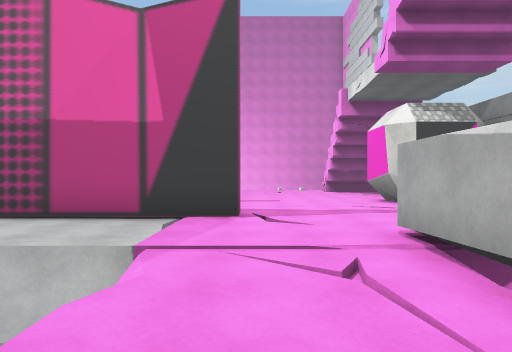
view 1 (above)

20 first-person views from a walk through a 3-D level made in the Unity game engine. The camera is 1.5 m above the floor, looks level and sees 70° across. The floor is counted in squares, 2 m on a side. Each view is taken from the middle of a square. On the plan, view 1 faces up. The plan holds only what a view shows up to about 11 squares ahead; the rest is blank. The place goes on beyond the plan. The player character is not drawn. Some surface patterns are stand-ins.

view 2
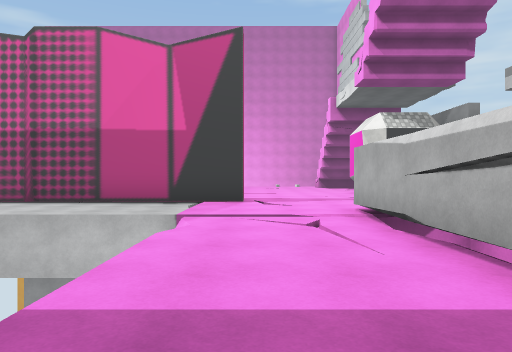

view 3
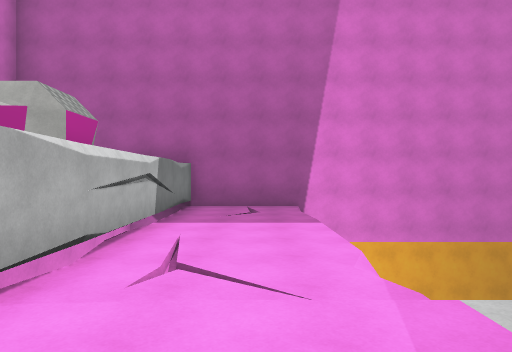

view 4
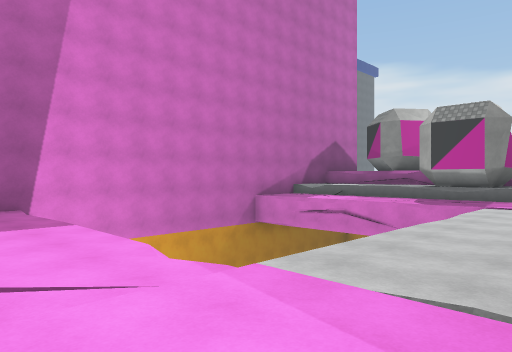

view 5
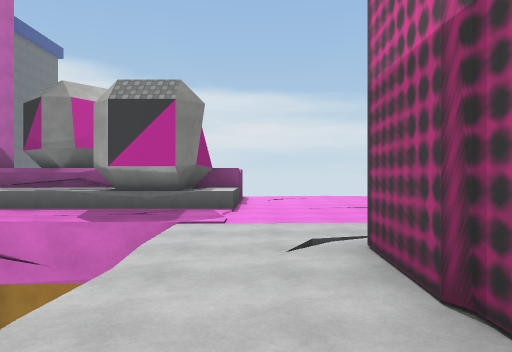

view 6
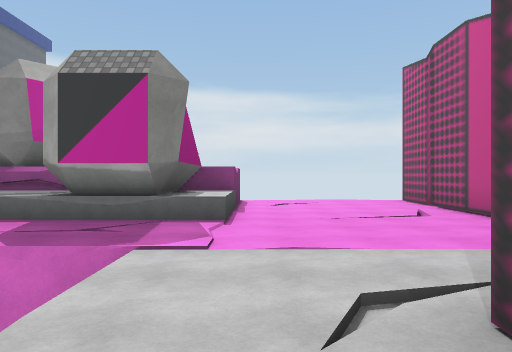

view 7
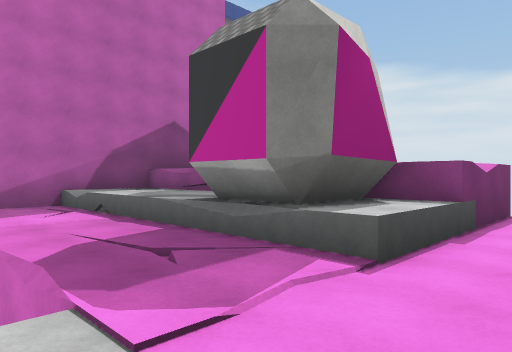

view 8
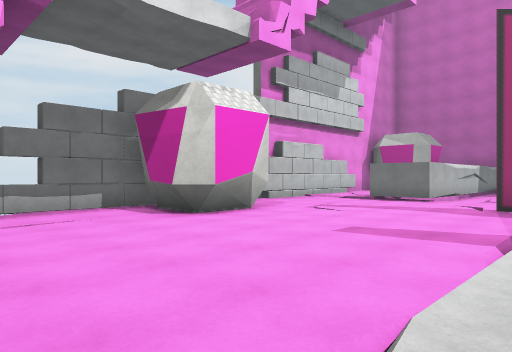

view 9
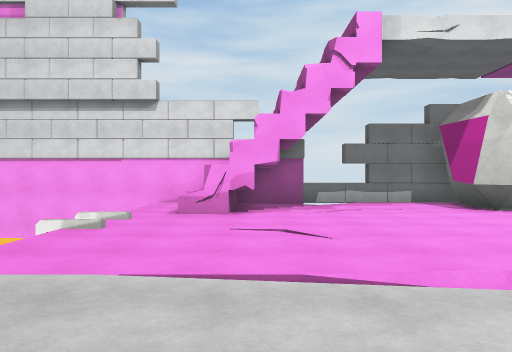

view 10
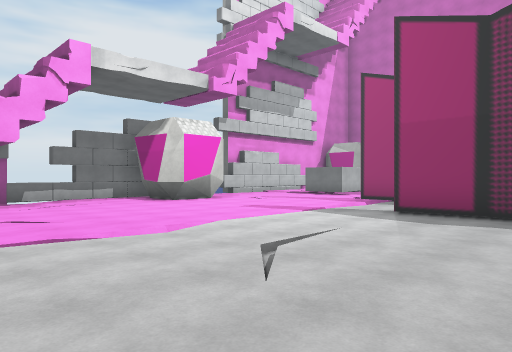

view 11
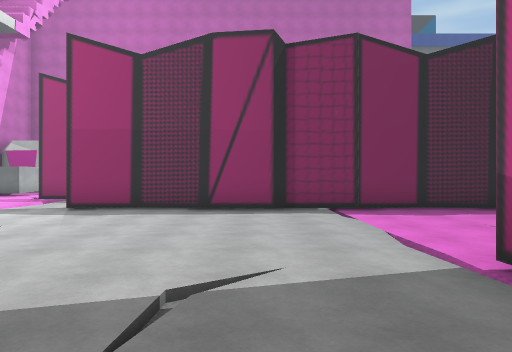

view 12
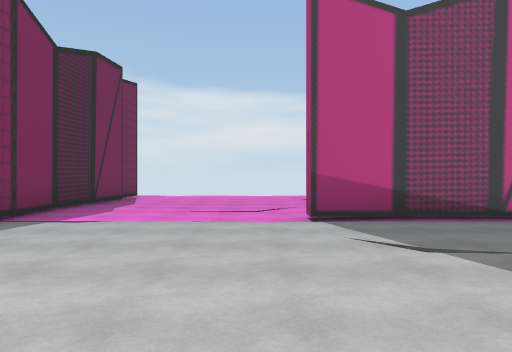

view 13
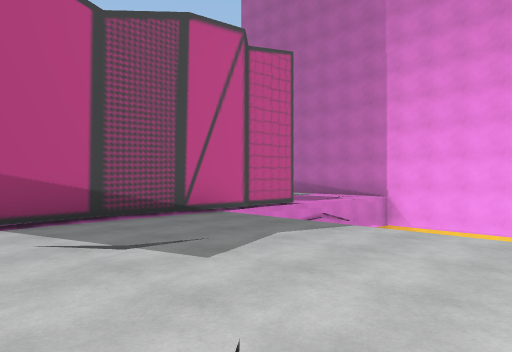

view 14
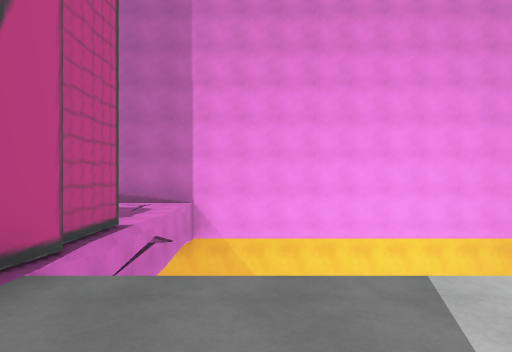

view 15
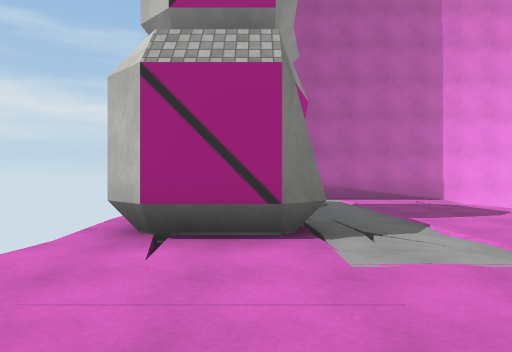

view 16
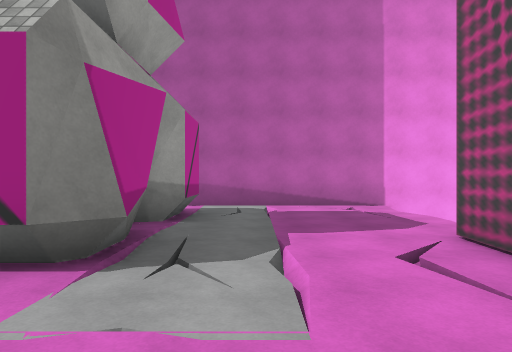

view 17
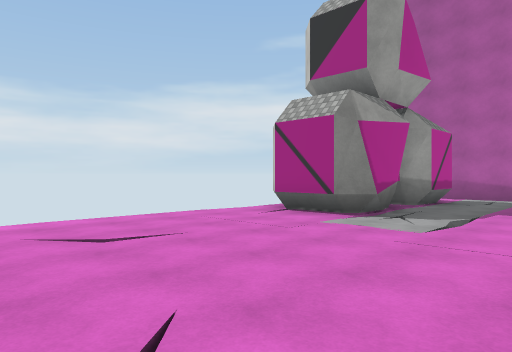

view 18
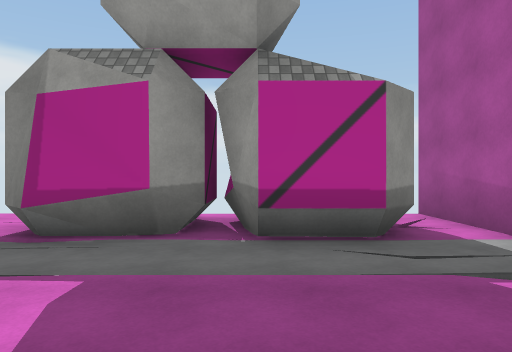

view 19
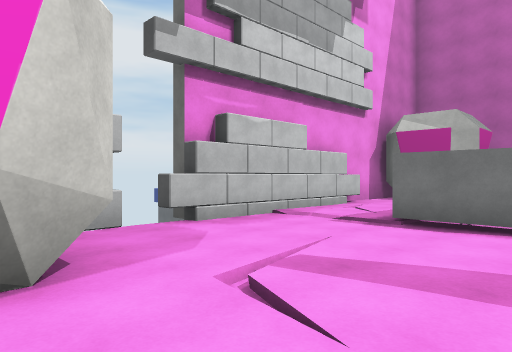

view 20
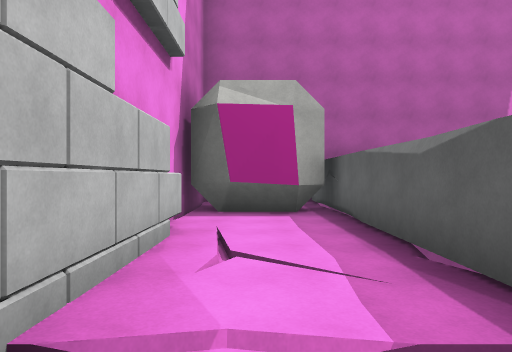

### Floor plan
Key: @ floor where view 1 was taken; # wall or solid block; x gap in a wall; . main floor; : floor 0.25 m higher than the main floor; / step, stairs or slope; = window, fence, low wall or low ledge; ^ raised ledge; v drop or lower ground; O other object.
Columns run from 16 left of view 1 to 7 right of it. Each row starts with its distance up from view 1.
 27 x #######
 26 .x......#########
 25   #.....
 24   #....v
 23 .O#.....              v
 22 .##.....              v
 21 .##O...#              #
 20 .##....#              #
 19 .......#vvvvv   vvv vv#
 18 .......#..... ...//....=
 17 .......#........./..###
 16 ../....#........./..==#
 15 .......x...............#
 14   ....................^#
 13   .....................#
 12   .....................#
 11   ............./....##.#
 10  #############./....#  #
  9 /..##.        ./....O
  8 /....../      ./.......
  7 //...../:. ####//.....#
  6 ./........##..##/.....##
  5 ......./......./......#
  4 ###^O^::..........##::#
  3    O##//       ///##::#
  2     ##//       ../##::#
  1   #^^O:.       ../##::##
  0   #^^^::       .@.##:::#
 -1   #^^^::       ...##O###
 -2   #^^^::       //.##  #
 -3    ^^^:        //.##
 -4    ^^##  ##########

Where each view was taken, in squares from view 1:
view 1: 0 up, 0 right, facing up
view 2: 2 down, 0 right, facing up
view 3: 6 up, 0 right, facing down
view 4: 6 up, 1 right, facing down-left
view 5: 5 up, 3 left, facing left
view 6: 5 up, 5 left, facing left
view 7: 6 up, 8 left, facing down-left
view 8: 15 up, 2 left, facing down-right
view 9: 16 up, 4 left, facing right
view 10: 17 up, 6 left, facing down-right
view 11: 18 up, 7 left, facing down
view 12: 14 up, 3 left, facing left
view 13: 14 up, 3 left, facing up-left
view 14: 16 up, 7 left, facing up
view 15: 16 up, 14 left, facing up
view 16: 17 up, 12 left, facing up
view 17: 14 up, 10 left, facing up-left
view 18: 23 up, 9 left, facing left
view 19: 10 up, 1 right, facing down-right
view 20: 6 up, 5 right, facing down
